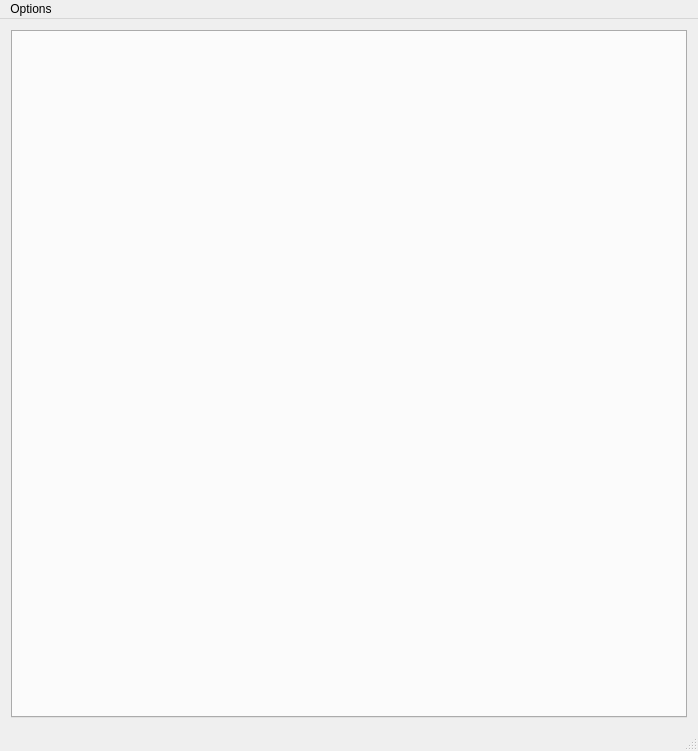
<?xml version="1.0" encoding="UTF-8"?>
<ui version="4.0">
 <class>MainWindow</class>
 <widget class="QMainWindow" name="MainWindow">
  <property name="geometry">
   <rect>
    <x>0</x>
    <y>0</y>
    <width>698</width>
    <height>751</height>
   </rect>
  </property>
  <property name="sizePolicy">
   <sizepolicy hsizetype="MinimumExpanding" vsizetype="MinimumExpanding">
    <horstretch>0</horstretch>
    <verstretch>0</verstretch>
   </sizepolicy>
  </property>
  <property name="minimumSize">
   <size>
    <width>0</width>
    <height>0</height>
   </size>
  </property>
  <property name="windowTitle">
   <string>Nguyen Tien Hiep</string>
  </property>
  <widget class="QWidget" name="centralWidget">
   <layout class="QVBoxLayout" name="verticalLayout">
    <item>
     <widget class="QTabWidget" name="tabWidget">
      <property name="sizePolicy">
       <sizepolicy hsizetype="Minimum" vsizetype="Minimum">
        <horstretch>0</horstretch>
        <verstretch>0</verstretch>
       </sizepolicy>
      </property>
      <property name="currentIndex">
       <number>-1</number>
      </property>
      <property name="tabsClosable">
       <bool>false</bool>
      </property>
     </widget>
    </item>
   </layout>
  </widget>
  <widget class="QMenuBar" name="menuBar">
   <property name="geometry">
    <rect>
     <x>0</x>
     <y>0</y>
     <width>698</width>
     <height>22</height>
    </rect>
   </property>
   <widget class="QMenu" name="menuOptions">
    <property name="title">
     <string>Options</string>
    </property>
    <addaction name="actionSynchronizeStreams"/>
   </widget>
   <addaction name="menuOptions"/>
  </widget>
  <widget class="QStatusBar" name="statusBar"/>
  <action name="actionAbout">
   <property name="text">
    <string>About</string>
   </property>
  </action>
  <action name="actionQuit">
   <property name="text">
    <string>Quit</string>
   </property>
  </action>
  <action name="actionSynchronizeStreams">
   <property name="checkable">
    <bool>true</bool>
   </property>
   <property name="text">
    <string>Synchronize streams</string>
   </property>
  </action>
  <action name="actionScaleToFitFrame">
   <property name="checkable">
    <bool>true</bool>
   </property>
   <property name="text">
    <string>Scale to fit frame</string>
   </property>
  </action>
  <action name="actionFullScreen">
   <property name="checkable">
    <bool>true</bool>
   </property>
   <property name="text">
    <string>Full Screen</string>
   </property>
  </action>
 </widget>
 <layoutdefault spacing="6" margin="11"/>
 <resources/>
 <connections/>
</ui>
